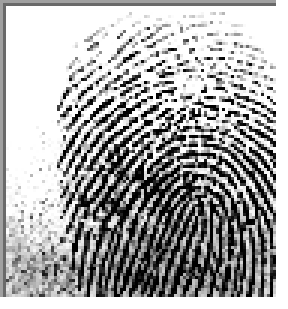
#> input picture train/10__M_Left_index_finger.BMP, 96 x 103 px, found by its file name (shown 3 times larger)
$ python main.py
#> lines starting #> are read from the running program, lines starting #| are printed output that depends on the picture
import os
import numpy as np
import matplotlib.pyplot as plt
from skimage.feature import hog
from skimage import io, color
from skimage.color import rgb2gray
from skimage.transform import resize
from sklearn.svm import SVC
from sklearn.preprocessing import StandardScaler
from sklearn.pipeline import make_pipeline
from sklearn.metrics import accuracy_score

def load_images_from_folder(folder):
    images = []
    for filename in os.listdir(folder):
        img_path = os.path.join(folder, filename)
        try:
            img = io.imread(img_path)
            if img is not None:
                images.append(img)
        except Exception as e:
            print(f"Error loading image {img_path}: {e}")
    return images

def extract_features(image):
    # Resize image to a fixed size
    image = resize(image, (128, 128))  # Resize to 128x128 pixels
    # Convert RGBA to RGB if the image has an alpha channel
    if image.shape[2] == 4:
        image = image[:, :, :3]
    # Convert to grayscale if the image is multichannel
    if len(image.shape) == 3:
        image = rgb2gray(image)
    features, hog_image = hog(image, orientations=9, pixels_per_cell=(8, 8),
                              cells_per_block=(2, 2), block_norm='L2-Hys',
                              visualize=True)
    return features

def prepare_data(image_folder):
    images = load_images_from_folder(image_folder)
    features = [extract_features(img) for img in images]
    labels = [i for i in range(len(images))]  # Simplified labeling for demonstration
    return np.array(features), np.array(labels)

def train_model(features, labels):
    model = make_pipeline(StandardScaler(), SVC(probability=True))
    model.fit(features, labels)
    return model

def match_fingerprint(model, test_image):
    test_features = extract_features(test_image).reshape(1, -1)
    probabilities = model.predict_proba(test_features)
    return probabilities

def visualize_matching(image, probabilities, folder):
    match_percentage = np.max(probabilities) * 100
    best_match_idx = np.argmax(probabilities)

    fig, ax = plt.subplots(1, 2, figsize=(10, 5))

    ax[0].imshow(image, cmap='gray')
    ax[0].set_title('Test Fingerprint')

    best_match_image = io.imread(os.path.join(folder, os.listdir(folder)[best_match_idx]))
    ax[1].imshow(best_match_image, cmap='gray')
    ax[1].set_title(f'Best Match: {match_percentage:.2f}%')

    plt.show()

def main(training_folder, test_image_path):
    features, labels = prepare_data(training_folder)
#> in load_images_from_folder, img is the input picture: shape (103, 96, 4); mean R, G, B, A 151.9, 151.9, 151.9, 234.9
#> in prepare_data, `images = load_images_from_folder(image_folder)`: images = 3 items
#> in extract_features, `image = resize(image, (128, 128))`:
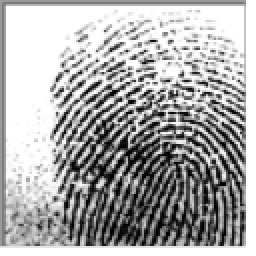
#> image: shape (128, 128, 4) float64 (shown 2 times larger); mean of channels 0, 1, 2, 3 0.595, 0.595, 0.595, 0.921; transparent parts drawn white
#> in extract_features, `image = image[:, :, :3]`:
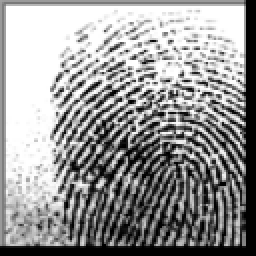
#> image: shape (128, 128, 3) float64 (shown 2 times larger); min 0, max 1, mean 0.595
#> in extract_features, `features, hog_image = hog(image, orientations=9, pixels_per_cell=(8, 8..`: features = 8100 values, max 0.707 at index 40, min 0 at index 5, mean 0.121
#> in extract_features (call 2), `image = resize(image, (128, 128))`:
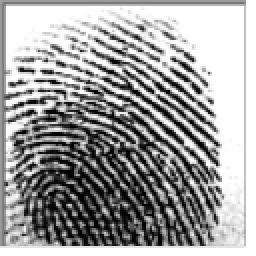
#> image: shape (128, 128, 4) float64 (shown 2 times larger); mean of channels 0, 1, 2, 3 0.554, 0.554, 0.554, 0.921; transparent parts drawn white
#> in extract_features (call 2), `image = image[:, :, :3]`:
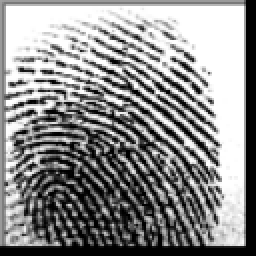
#> image: shape (128, 128, 3) float64 (shown 2 times larger); min 0, max 1, mean 0.554
#> in extract_features (call 2), `features, hog_image = hog(image, orientations=9, pixels_per_cell=(8, 8..`: features = 8100 values, max 0.707 at index 436, min 0 at index 5, mean 0.113
#> in extract_features (call 3), `image = resize(image, (128, 128))`:
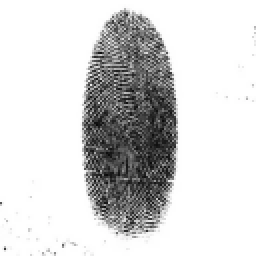
#> image: shape (128, 128, 3) float64 (shown 2 times larger); mean of channels 0, 1, 2 0.834, 0.834, 0.834; drawn as R, G, B
#> in extract_features (call 3), `features, hog_image = hog(image, orientations=9, pixels_per_cell=(8, 8..`: features = 8100 values, max 1 at index 6057, min 0 at index 0, mean 0.0767
#> in prepare_data, `features = [extract_features(img) for img in images]`: features = 3 items
#> in prepare_data, `labels = [i for i in range(len(images))]`: labels = [0, 1, 2]
#> labels = [0, 1, 2]
    model = train_model(features, labels)

    test_image = io.imread(test_image_path)
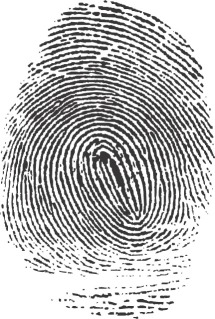
#> input picture test/1_image1.jpg, 215 x 319 px, found by its file name
#> test_image is the input picture: shape (319, 215, 3); mean R, G, B 189.8, 189.7, 189.8
    probabilities = match_fingerprint(model, test_image)
#> in extract_features (call 4), `image = resize(image, (128, 128))`:
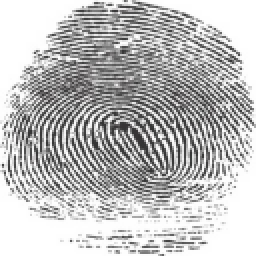
#> image: shape (128, 128, 3) float64 (shown 2 times larger); mean of channels 0, 1, 2 0.744, 0.744, 0.744; drawn as R, G, B
#> in extract_features (call 4), `features, hog_image = hog(image, orientations=9, pixels_per_cell=(8, 8..`: features = 8100 values, max 0.999 at index 7613, min 0 at index 0, mean 0.118
#> in match_fingerprint, `probabilities = model.predict_proba(test_features)`: probabilities = [[0.333, 0.333, 0.333]]
#> probabilities = [[0.333, 0.333, 0.333]]

    visualize_matching(test_image, probabilities, training_folder)
#> in visualize_matching, `match_percentage = np.max(probabilities) * 100`: match_percentage = 33.33
#> in visualize_matching, `best_match_idx = np.argmax(probabilities)`: best_match_idx = 0

# Example usage
training_folder = r'D:\cg\train'
test_image_path = r'D:\cg\test\1_image1.jpg'
main(training_folder, test_image_path)
